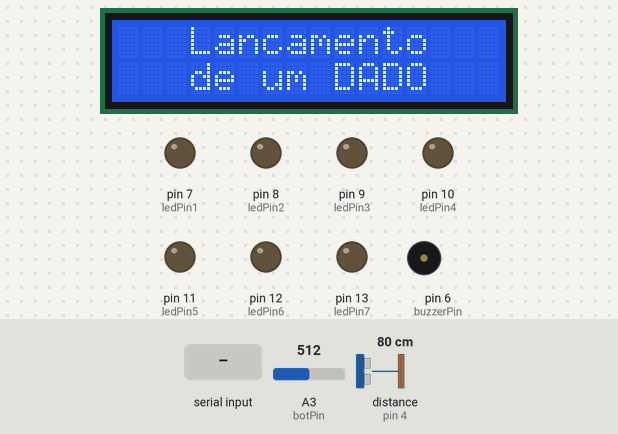
A sketch run on a simulated Arduino Uno, built with avr-gcc and run on an emulated ATmega328P. Parts: 16×2 character LCD, output pins drawn as LEDs (lit = HIGH), buzzer (waves = sounding). Inputs (shaded band) come from the test bench; at power-on: distance to the obstacle (sensor on pin 4) 80 cm, A3 (botPin) = 512. The echo pulse lasts 58.3 µs per cm; random numbers use the default seed unless the sketch sets one.

Above: at 1.2 s.
1.3 s: distance to the obstacle (sensor on pin 4) set to 12 cm
2.8 s: distance to the obstacle (sensor on pin 4) set to 9 cm
At 6.1 s:
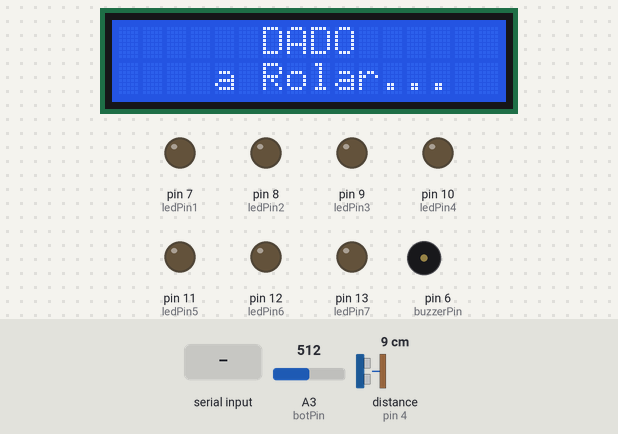
At 7.9 s:
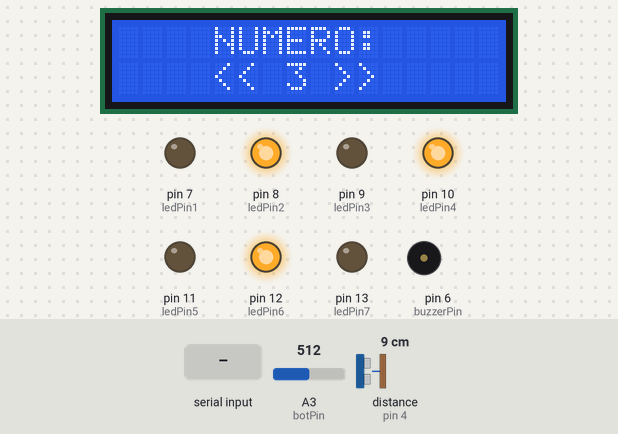
10.8 s: "1\n" received over the second serial link
At 15.8 s:
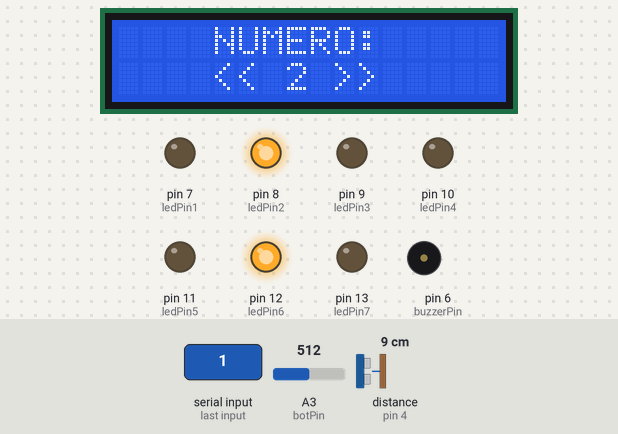
16.8 s: A3 (botPin) set to 887
19.8 s: A3 (botPin) set to 917
Timing chart, 0 to 33.1 s (numbered marks = the images above; inputs shaded):
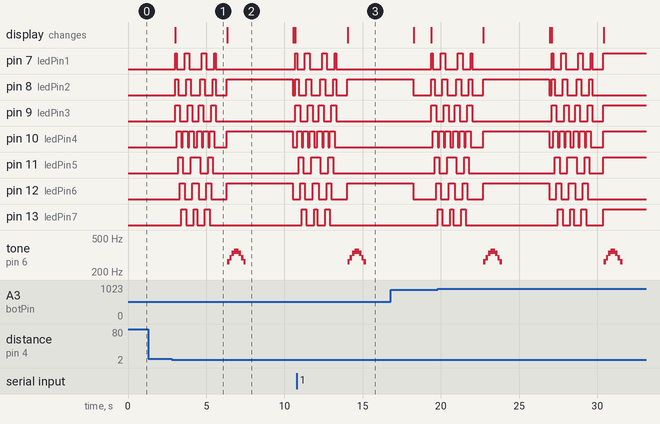

The sketch:

Projeto_Lancamento_de_um_Dado.ino
```cpp
// C++ code
#include <LiquidCrystal_I2C.h>
#include <Ultrasonic.h>
#include <SoftwareSerial.h>

//Definição das portas
const int botPin = A3;
const int echoPin = 4;
const int triggerPin = 5;
const int buzzerPin = 6;
const int ledPin1 = 7;
const int ledPin2 = 8;
const int ledPin3 = 9;
const int ledPin4 = 10;
const int ledPin5 = 11;
const int ledPin6 = 12;
const int ledPin7 = 13;

// Configuração da Animação dos Led's
const int listaAnim[] = {7, 8, 9, 10, 11, 12, 13, 10, 7, 8, 9, 10,
                                                        11, 12, 13};
const int compLista = 15;

// Tons para o buzzer
const int tones[] = {262, 294, 330, 349};

// Inicialização do LCD
LiquidCrystal_I2C lcd(0x27, 16, 2);

// Inicialização do sensor Ultrasónico
Ultrasonic ultrasonic(triggerPin, echoPin);

// Inicialização do módulo blutooth HC-05
SoftwareSerial mySerial(2, 3); // RX, TX

long tempo;
float dist;

int randNum;
int botao;

void setup()
{
 	//Prepara para a geração de numeros aleatorios.
	randomSeed(analogRead(A0));

	//Configuração das portas
	pinMode(ledPin1, OUTPUT);
	pinMode(ledPin2, OUTPUT);
	pinMode(ledPin3, OUTPUT);
	pinMode(ledPin4, OUTPUT);
	pinMode(ledPin5, OUTPUT);
	pinMode(ledPin6, OUTPUT);
	pinMode(ledPin7, OUTPUT);
	pinMode(botPin, INPUT);
	pinMode(buzzerPin, OUTPUT);

  // initialização do LCD
	lcd.init();
	lcd.backlight();

	lcd.setCursor(0, 0);
	lcd.print("   Lancamento  ");
	lcd.setCursor(0, 1);
	lcd.print("   de um DADO  ");

	//inicia com os leds desligados
	desligaLeds();

	//Serial.begin(9600);
  mySerial.begin(9600);
}

void loop()
{
  // Lê a distância no sensor Utrasónico
	tempo = ultrasonic.timing();
	dist = ultrasonic.convert(tempo, Ultrasonic::CM);

	//Serial.print("Distancia: ");
	//Serial.println(dist);
	delay(100);

  // Lê informação a partir do módulo bluetooth
  int appRead = 0;
  if(mySerial.available())
  {
    appRead = mySerial.readString().toInt();
    Serial.println(appRead);
  }

  // Lê dados do Botão de pressão
  botao = analogRead(botPin);

  // Se uma das situações que dão início ao lançamento do dado acontecer...
  if(botao >= 900 || dist <= 10.0 || appRead == 1)
	{
		lcd.setCursor(0, 0);
		lcd.print("      DADO      ");
		lcd.setCursor(0, 1);
		lcd.print("    a Rolar...   ");

		animacaoLeds();
		randNum = random(1, 7);

		desligaLeds();
		delay(700);

		switch(randNum)
		{
			case 1:
				digitalWrite(ledPin4 , HIGH);
				break;

			case 2:
				digitalWrite(ledPin2 , HIGH);
				digitalWrite(ledPin6 , HIGH);
				break;

			case 3:
				digitalWrite(ledPin2 , HIGH);
				digitalWrite(ledPin4 , HIGH);
				digitalWrite(ledPin6 , HIGH);
				break;

			case 4:
				digitalWrite(ledPin1 , HIGH);
				digitalWrite(ledPin3 , HIGH);
				digitalWrite(ledPin5 , HIGH);
				digitalWrite(ledPin7 , HIGH);
				break;

			case 5:
				digitalWrite(ledPin1 , HIGH);
				digitalWrite(ledPin3 , HIGH);
				digitalWrite(ledPin4 , HIGH);
				digitalWrite(ledPin5 , HIGH);
				digitalWrite(ledPin7 , HIGH);
				break;

			case 6:
				digitalWrite(ledPin1 , HIGH);
				digitalWrite(ledPin2 , HIGH);
				digitalWrite(ledPin3 , HIGH);
				digitalWrite(ledPin5 , HIGH);
				digitalWrite(ledPin6 , HIGH);
				digitalWrite(ledPin7 , HIGH);
				break;
    }

		lcd.setCursor(0, 0);
		lcd.print("    NUMERO:   ");
		lcd.setCursor(0, 1);
		lcd.print("    << " + String(randNum) + " >>   ");
		animacaoBuzzer();

		delay(3000);
		desligaLeds();

		lcd.setCursor(0, 0);
		lcd.print("   Lancamento  ");
		lcd.setCursor(0, 1);
		lcd.print("   de um DADO  ");
		//delay(500);
	}
}

void desligaLeds(void)
{
	digitalWrite(ledPin1, LOW);
	digitalWrite(ledPin2, LOW);
	digitalWrite(ledPin3, LOW);
	digitalWrite(ledPin4, LOW);
	digitalWrite(ledPin5, LOW);
	digitalWrite(ledPin6, LOW);
	digitalWrite(ledPin7, LOW);
}

void animacaoLeds(void)
{
	int i;

	for (i = 0; i < compLista - 2; i++)
	{
		digitalWrite(listaAnim[i], HIGH);
		digitalWrite(listaAnim[i + 1], HIGH);
		digitalWrite(listaAnim[i +2], HIGH);
		digitalWrite(listaAnim[i - 1], LOW);
		delay(100);
	}

	for (i = compLista - 1; i > 1; i--)
	{
		digitalWrite(listaAnim[i], HIGH);
		digitalWrite(listaAnim[i - 1], HIGH);
		digitalWrite(listaAnim[i - 2], HIGH);
		digitalWrite(listaAnim[i + 1], LOW);
		delay(100);
	}
}

void animacaoBuzzer(void)
{
  	int i;

  for (i = 0; i < 4; i++)
	{
		tone(buzzerPin, tones[i]);
		delay(150);
		noTone(buzzerPin);
	}

  for (i = 3; i >= 0; i--)
	{
		tone(buzzerPin, tones[i]);
		delay(150);
		noTone(buzzerPin);
	}
}
```

Measured:
- the behaviour switches between 11 and 10 cm on distance to the obstacle (sensor on pin 4) (found by bisection; images 0 and 1)
- after the input at 1.3 s, every drawn part: stays the same
- after the input at 2.8 s, pin 7 (ledPin1): LOW → HIGH after 0.21 s, → LOW 0.10 s later, → HIGH 0.50 s later, → LOW 0.30 s later, … (9 changes in this stretch); pin 8 (ledPin2): LOW → HIGH after 0.21 s, → LOW 0.20 s later, → HIGH 0.50 s later, → LOW 0.30 s later, … (11 changes in this stretch)
- what the display in image 2 shows lasts 4.3 s, from 6.3 s to 10.6 s
